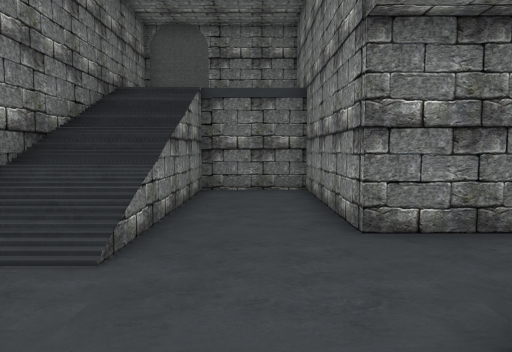
View 1 (above)

16 first-person views from a walk through a 3-D level made in the Unity game engine. The camera is 1.2 m above the floor, tilts 4° down and sees 70° across. The floor is counted in squares, 1.06 m on a side. Each view is taken from the middle of a square. On the plan, view 1 faces up. The plan holds only what a view shows up to about 14 squares ahead; the rest is blank. The place goes on beyond the plan. The player character is not drawn. Door leaves are left out, so doorways stand open.

View 2
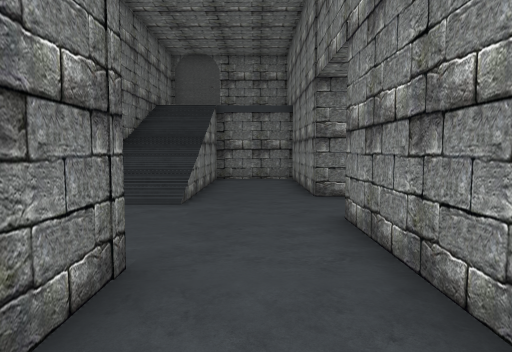

View 3
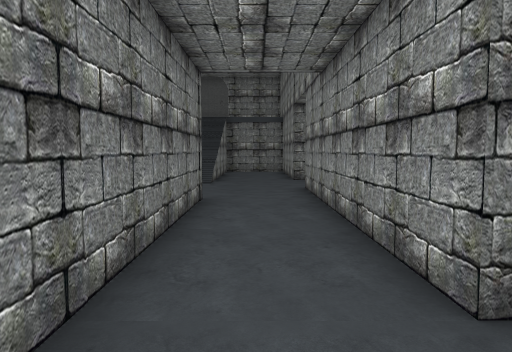

View 4
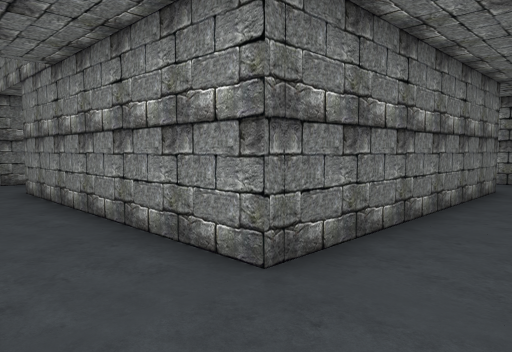

View 5
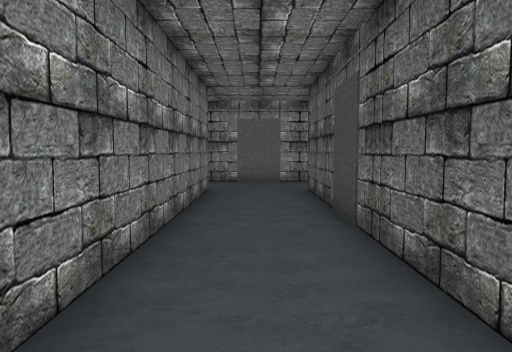

View 6
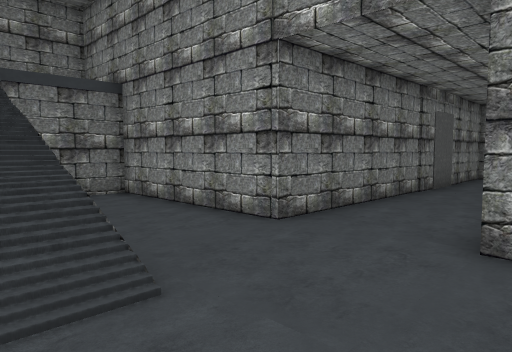

View 7
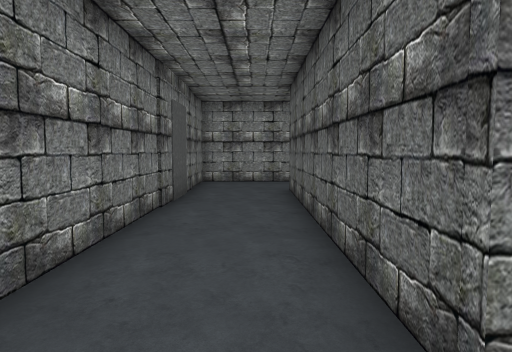

View 8
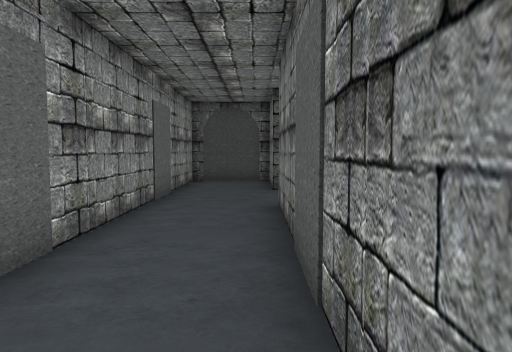

View 9
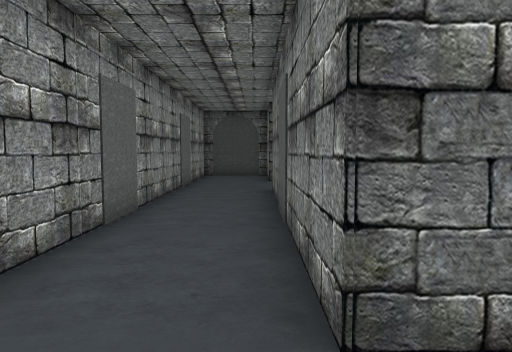

View 10
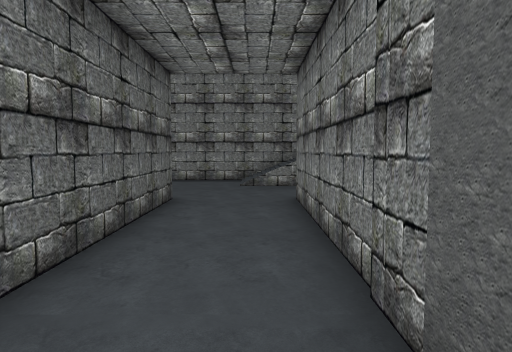

View 11
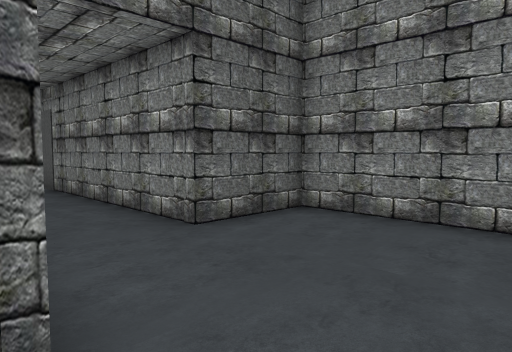

View 12
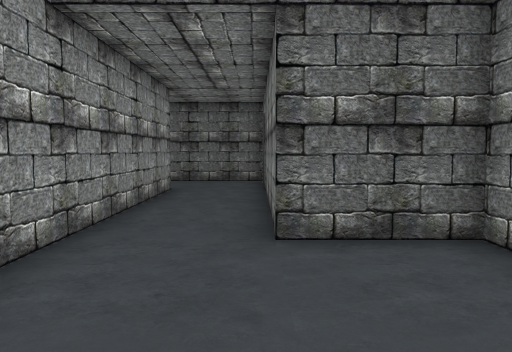

View 13
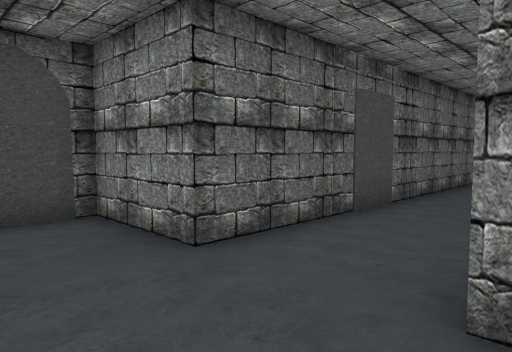

View 14
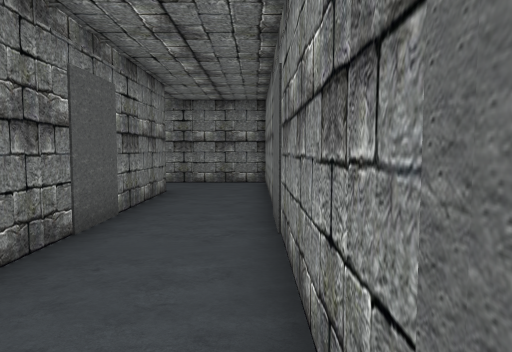

View 15
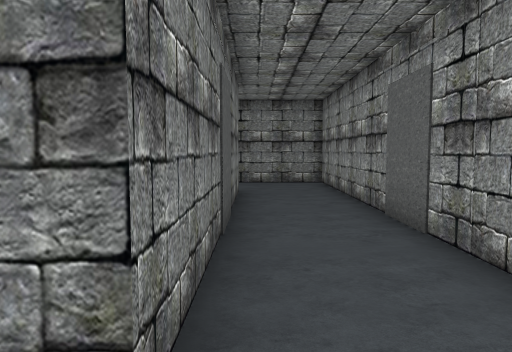

View 16
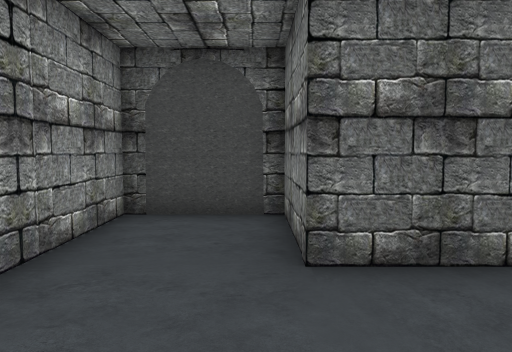

### Floor plan
Key: @ floor where view 1 was taken; # wall or solid block; . floor; / step, stairs or slope; D open door; = window, fence, low wall or low ledge; A arch.
Columns run from 4 left of view 1 to 14 right of it. Each row starts with its distance up from view 1.
 11   #####
 10   #...#
  9  ##...#
  8 ###...#
  7 #/=...#
  6 #//...#
  5 #//...#############
  4 #//...............#
  3 #.................#
  2 #.....#########...#
  1 #.....#       #...#
  0 #...@.#       #...#
 -1 ###DD.#       #...#
 -2   #...#       #...#
 -3   #...#       #...#
 -4   #...#       #...#
 -5   #...#       #...#
 -6   #...#########...#
 -7   #...............#
 -8   #...............#
 -9    ...............#
-10    ############...#
-11               #...#
-12               #...#
-13               ##A

Where each view was taken, in squares from view 1:
view 1: 0 up, 0 right, facing up
view 2: 4 down, 0 right, facing up
view 3: 9 down, 0 right, facing up
view 4: 9 down, 1 left, facing up-right
view 5: 8 down, 0 right, facing right
view 6: 1 up, 3 left, facing up-right
view 7: 3 up, 0 right, facing right
view 8: 1 up, 11 right, facing down
view 9: 4 up, 11 right, facing down
view 10: 4 up, 10 right, facing left
view 11: 4 up, 2 right, facing down-left
view 12: 4 up, 1 left, facing down
view 13: 6 down, 13 right, facing down-left
view 14: 8 down, 13 right, facing up
view 15: 8 down, 11 right, facing up
view 16: 6 down, 11 right, facing down
